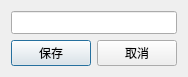
<?xml version="1.0" encoding="UTF-8"?>
<ui version="4.0">
 <class>dialog_file</class>
 <widget class="QDialog" name="dialog_file">
  <property name="geometry">
   <rect>
    <x>0</x>
    <y>0</y>
    <width>174</width>
    <height>68</height>
   </rect>
  </property>
  <property name="windowTitle">
   <string>Dialog</string>
  </property>
  <layout class="QGridLayout" name="gridLayout">
   <item row="0" column="0" colspan="2">
    <widget class="QLineEdit" name="lineEdit">
     <property name="font">
      <font>
       <pointsize>10</pointsize>
      </font>
     </property>
    </widget>
   </item>
   <item row="1" column="0">
    <widget class="QPushButton" name="pushButton_save">
     <property name="text">
      <string>保存</string>
     </property>
    </widget>
   </item>
   <item row="1" column="1">
    <widget class="QPushButton" name="pushButton_cancel">
     <property name="text">
      <string>取消</string>
     </property>
    </widget>
   </item>
  </layout>
 </widget>
 <resources/>
 <connections/>
</ui>
